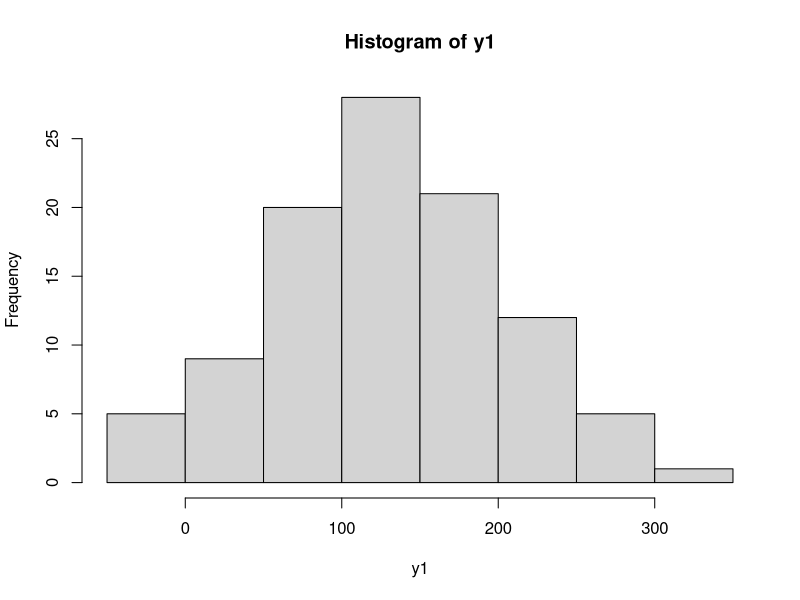
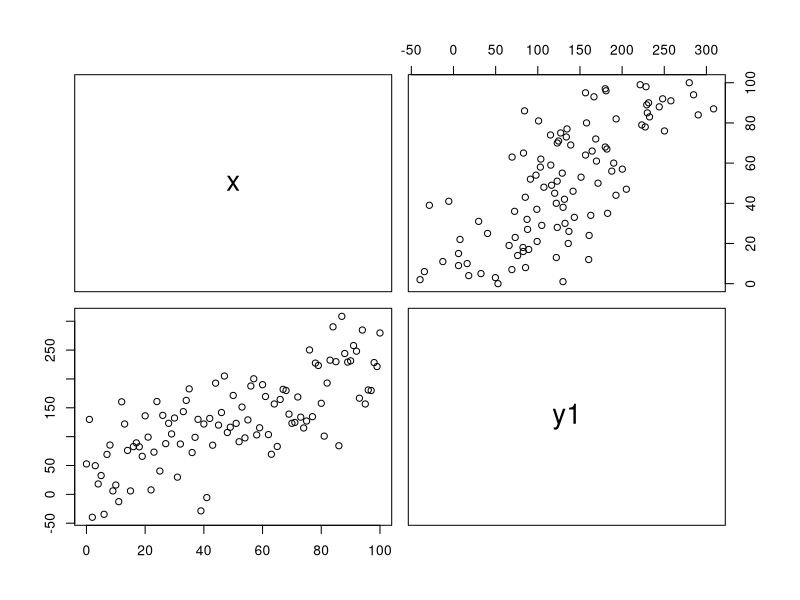

Source code (R) for these figures, in order: (Note: this script raises an error after producing the figures.)
# Lista de Exercícios Parte 1 - Capítulo 11 

# Obs: Caso tenha problemas com a acentuação, consulte este link:
# https://support.rstudio.com/hc/en-us/articles/200532197-Character-Encoding

# Configurando o diretório de trabalho
# Coloque entre aspas o diretório de trabalho que você está usando no seu computador
# Não use diretórios com espaço no nome
setwd("C:/Users/erick/OneDrive/Área de Trabalho/Programação/Big Data Analytcs com R e Azure/Cap12")
getwd()


## Exercício 1 - Massa de dados aleatória

# Criando a massa de dados (apesar de aleatória, y possui 
# uma relação com os dados de x)
x <- seq(0, 100)
y <- 2 * x + 35

# Imprimindo as variáveis
x
y

# Gerando uma distribuição normal
y1 <- y + rnorm(101, 0, 50)
y1
hist(y1)

# Crie um plot do relacionamento de x e y1
df <- data.frame(x,y1)
View(df)

install.packages("psych")
library("psych")

cor(df[c("x","y1")])
pairs(df[c("x","y1")])


# Crie um modelo de regressão para as duas variáveis x e y1
modelo <- lm(y1 ~ x, data = df)

# Capture os coeficentes
modelo


# Fórmula de Regressão
y2 <- a + b*x

# Visualize a linha de regressão
plot(df$x, df$y1)  # Plot dos dados
abline(modelo)  # Adiciona a linha de regressão


# Simulando outras possíveis linhas de regressão
y3 <- (y2[51]-50*(b-1))+(b-1)*x
y4 <- (y2[51]-50*(b+1))+(b+1)*x
y5 <- (y2[51]-50*(b+2))+(b+2)*x
lines(x,y3,lty=3)
lines(x,y4,lty=3)
lines(x,y5,lty=3)


## Exercício 2 - Pesquisa sobre idade e tempo de reação

# Criando os dados
Idade <- c(9,13,14,21,15,18,20,8,14,23,16,21,10,12,20,
           9,13,5,15,21)

Tempo <- c(17.87,13.75,12.72,6.98,11.01,10.48,10.19,19.11,
           12.72,0.45,10.67,1.59,14.91,14.14,9.40,16.23,
           12.74,20.64,12.34,6.44)

# Crie um Gráfico de Dispersão (ScatterPlot)

data_t_reacao <- data.frame(Tempo,Idade)
library("ggplot2")
plot(Tempo ~ Idade, data = data_t_reacao, xlab = "Idade", ylab = "Tempode de reação", main = "Tempo de reação por Idade")


# Crie um modelo de regressão
modelo_t <- lm(Tempo ~ Idade, data = data_t_reacao)
modelo_t

# Calcule a reta de regressão

# Obtenha os coeficientes do modelo
coeficientes <- coef(modelo_t)

# Extrair os coeficientes
intercepto <- coeficientes[1]
coef_angular <- coeficientes[2]

# Imprimir a equação da reta
cat("Equação da reta de regressão linear:")
cat(paste0("Tempo = ", coef_angular, "*Idade + ", intercepto))

# Crie o gráfico da reta
abline(modelo_t)


# Exercício 3 - Relação entre altura e peso

# Criando os dados
alturas = c(176, 154, 138, 196, 132, 176, 181, 169, 150, 175)
pesos = c(82, 49, 53, 112, 47, 69, 77, 71, 62, 78)

plot(alturas, pesos, pch = 16, cex = 1.3, col = "blue", 
     main = "Altura x Peso", 
     ylab = "Peso Corporal (kg)", 
     xlab = "Altura (cm)")

# Crie o modelo de regressão
data_p <- data.frame(alturas,pesos)
modelo_p <- lm(alturas ~ pesos, data = data_p)

# Visualizando o modelo
modelo_p
summary(modelo_p)

# Gere a linha de regressão
plot(alturas ~ pesos, data = data_p, xlab = "pesos", 
     ylab = "alturas", main = "Altura X Peso", pch = 16, cex = 1.3, col = "blue")
abline(modelo_p)

# Obtenha os coeficientes do modelo
coeficientes <- coef(modelo_p)

# Extrair os coeficientes
intercepto <- coeficientes[1]
coef_angular <- coeficientes[2]

# Imprimir a equação da reta
cat("Equação da reta de regressão linear:")
cat(paste0("Tempo = ", coef_angular, "*Idade + ", intercepto))


# Faça as previsões de pesos com base na nova lista de alturas
alturas2 = data.frame(c(179, 152, 134, 197, 131, 178, 185, 162, 155, 172))
previsao <- predict(modelo_p,alturas2)
previsao

# Plot
plot(alturas, pesos, pch = 16, cex = 1.3, 
     col = "blue", 
     main = "Altura x Peso", 
     ylab = "Peso (kg)", 
     xlab = "Altura (cm)")

# Construindo a linha de regressão
abline(lm(pesos ~ alturas)) 

# Obtendo o tamanho de uma das amostras de dados
num <- length(alturas)
num

# Gerando um gráfico com os valores residuais
for (k in 1: num)  
  lines(c(alturas[k], alturas[k]), 
        c(pesos[k], pesos[k]))

# Gerando gráficos com a distribuição dos resíduos
par(mfrow = c(2,2))
plot(modelo_p)

